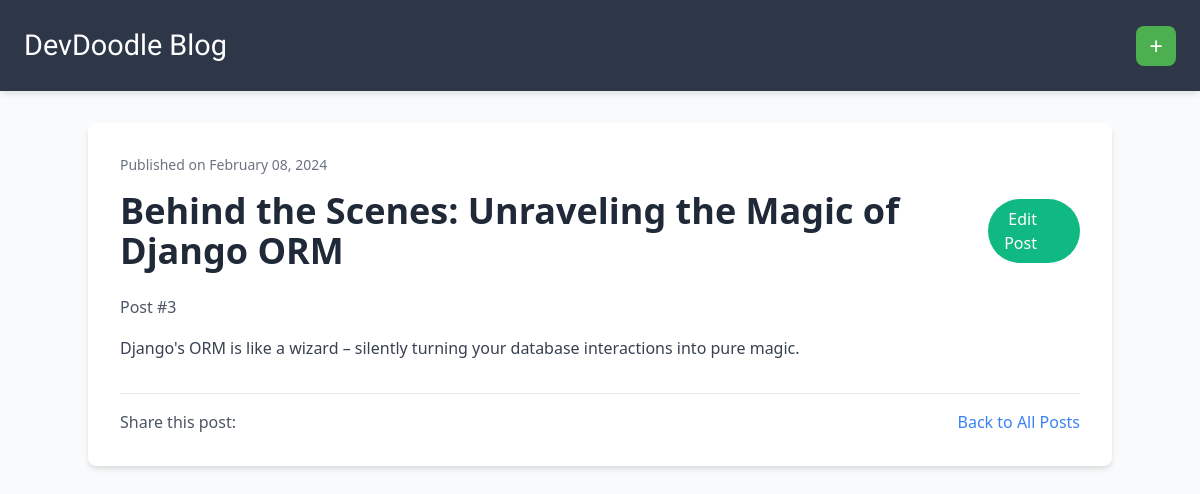
Screenshot of /post/3/ with the database file from the repository.
### blog/models.py (models this page shows, shortened)
class Post(models.Model):
    author = models.ForeignKey(settings.AUTH_USER_MODEL, on_delete=models.CASCADE)
    title = models.CharField(max_length=200)
    text = models.TextField()
    created_date = models.DateTimeField(default=timezone.now)
    published_date = models.DateTimeField(blank=True, null=True)
    author = models.ForeignKey(User, null=True, on_delete=models.SET_NULL)

### blog/views.py (the view)
# urls.py: path('post/<int:pk>/', views.post_detail, name='post_detail'),
def post_detail(request, pk):
    post = get_object_or_404(Post, pk=pk)
    return render(request, 'blog/post_detail.html', {'post': post})

### blog/templates/blog/post_detail.html (shortened to what this page needs)
{% extends 'blog/base.html' %}
{% block content %}
    <div class="post bg-white rounded-lg shadow-md p-8 my-8">
        {% if post.published_date %}
            <div class="publishedDate text-gray-500 text-sm mb-4">
                Published on {{ post.published_date|date:"F d, Y" }}
            </div>
        {% endif %}
        <div class="flex items-center justify-between mb-6">
            <h1 class="title text-4xl font-bold text-gray-800">{{ post.title }}</h1>
            <a href="{% url 'post_edit' pk=post.pk %}" class="edit-button bg-green-500 text-white py-2 px-4 rounded-full hover:bg-green-600 focus:outline-none focus:ring focus:border-green-300">
                 Edit Post
            </a>
        </div>
        <div class="index text-gray-600 mb-4">Post #{{ post.pk }}</div>
        <p class="text text-gray-700 leading-relaxed mb-6">{{ post.text|safe|linebreaksbr }}</p>
        <div class="mt-8 flex items-center justify-between border-t pt-4">
            <div>
                <span class="text-gray-600">Share this post:</span>
            </div>
            <a href="{% url 'post_list' %}" class="text-blue-500 hover:underline">Back to All Posts</a>
        </div>
    </div>
{% endblock %}

### blog/templates/blog/base.html (style rules this page uses)
body { font-family: 'Raleway', sans-serif; background: #f9fafb; margin: 0; padding: 0; transition: background 0.3s ease; }

### rows the page displays
Post: published_date "February 08, 2024", title "Behind the Scenes: Unraveling the Magic of Django ORM", pk "3", text "Django's ORM is like a wizard – silently turning your database interactions into pure magic."
